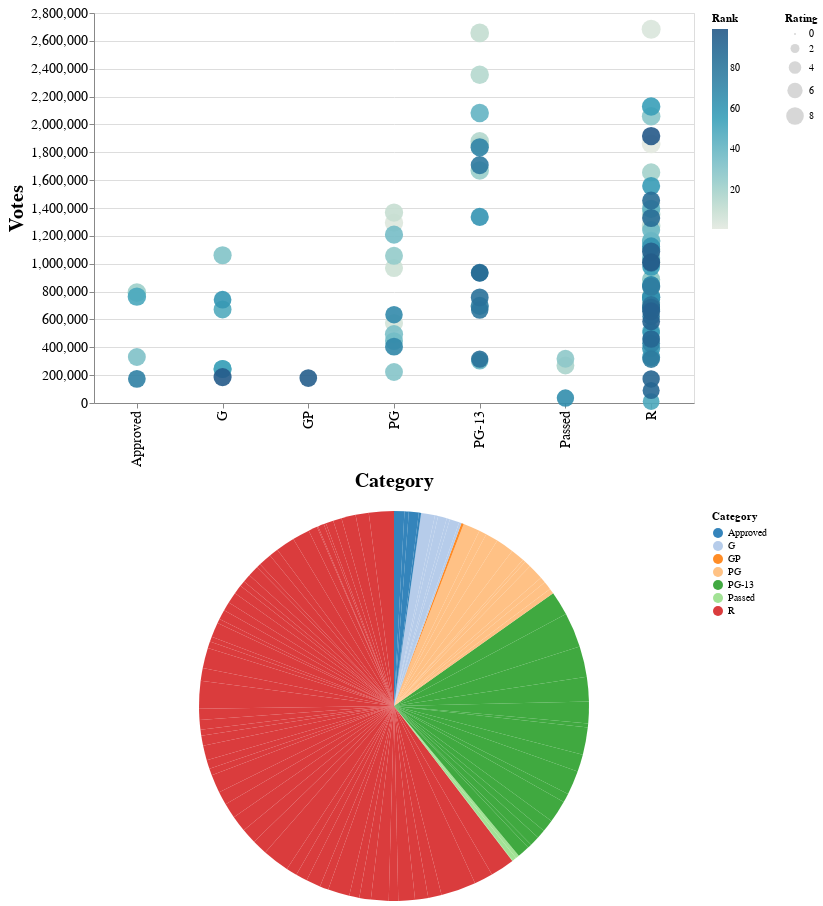

This figure's notebook cell:
### Code cell
# The information we want to display on tooltips
tooltip_cols = ['Movie Name', 'Rank', 'Category', 'Rating', 'Votes', 'Year']

# The selection mechanisms on the graphs
brush = alt.selection(type='interval', resolve='global')
# single = alt.selection_single()

# The graph opacity condition for local selection (brush and click)
# opacity = alt.condition(brush | single, alt.value(0.9), alt.value(0.1))
opacity = alt.condition(brush, alt.value(0.9), alt.value(0.05))

# The chart for scatter plot of the ratings of the movies and their gross_total
points = alt.Chart(movies).mark_point(filled=True).encode(
    alt.X('Category'),
    alt.Y('Votes'),
    tooltip=tooltip_cols,
    color=alt.condition(
        (alt.datum.Year >= y_min) & (alt.datum.Year <= y_max) &
        (alt.datum.Votes >= v_min) & (alt.datum.Votes <= v_max),
        alt.Color('Rank:Q',
             scale=alt.Scale(scheme='lighttealblue')
         ),
        alt.value('lightgrey')
    ),
    size='Rating:Q',
    opacity=opacity
).add_selection(
    brush,
#     single
).properties(
    width=chart_width,
    height=chart_height.value
)

filter_present = (selected_years.value[1] - selected_years.value[0] > 0) and \
                (selected_votes.value[1] - selected_votes.value[0] > 0) 
if filter_present:
    # Filtered chart for movies with stacked vote counts
    pie = alt.Chart(filtered_movies).mark_arc().encode(
        color=alt.Color('Category', scale=alt.Scale(scheme="category20")),
        theta='sum(Votes)',
        tooltip=tooltip_cols,
        opacity=opacity,
#     ).add_selection(
#         brush,
#     #     single
    ).properties(
        width=chart_width,
        height=chart_height.value
    )
    

# Vertically stack the two charts
final = (points & pie) if filter_present else points
final.configure_axis(
    labelFontSize=14,
    titleFontSize=20,
)

### Figure 1 — Vega-Lite specification as saved in the notebook (floating-point values rounded to 4 significant figures)
{"config": {"view": {"continuousWidth": 400, "continuousHeight": 300}, "axis": {"labelFontSize": 14, "titleFontSize": 20}}, "vconcat": [{"data": {"name": "data-e0e65865c4e5302063f5fb9271d6e1d8"}, "mark": {"type": "point", "filled": true}, "encoding": {"color": {"condition": {"field": "Rank", "scale": {"scheme": "lighttealblue"}, "type": "quantitative", "test": "((((datum.Year >= 1931) && (datum.Year <= 2015)) && (datum.Votes >= 10000)) && (datum.Votes <= 2684000))"}, "value": "lightgrey"}, "opacity": {"condition": {"value": 0.9, "selection": "selector001"}, "value": 0.05}, "size": {"field": "Rating", "type": "quantitative"}, "tooltip": [{"field": "Movie Name", "type": "nominal"}, {"field": "Rank", "type": "quantitative"}, {"field": "Category", "type": "nominal"}, {"field": "Rating", "type": "quantitative"}, {"field": "Votes", "type": "quantitative"}, {"field": "Year", "type": "quantitative"}], "x": {"field": "Category", "type": "nominal"}, "y": {"field": "Votes", "type": "quantitative"}}, "height": 390, "selection": {"selector001": {"type": "interval", "resolve": "global"}}, "width": 600}, {"data": {"name": "data-e0e65865c4e5302063f5fb9271d6e1d8"}, "mark": "arc", "encoding": {"color": {"field": "Category", "scale": {"scheme": "category20"}, "type": "nominal"}, "opacity": {"condition": {"value": 0.9, "selection": "selector001"}, "value": 0.05}, "theta": {"aggregate": "sum", "field": "Votes", "type": "quantitative"}, "tooltip": [{"field": "Movie Name", "type": "nominal"}, {"field": "Rank", "type": "quantitative"}, {"field": "Category", "type": "nominal"}, {"field": "Rating", "type": "quantitative"}, {"field": "Votes", "type": "quantitative"}, {"field": "Year", "type": "quantitative"}]}, "height": 390, "width": 600}], "$schema": "https://vega.github.io/schema/vega-lite/v4.17.0.json", "datasets": {"data-e0e65865c4e5302063f5fb9271d6e1d8": [{"Rank": 1, "Movie Name": "The Godfather", "Category": "R", "Rating": 9.2, "Year": 1972, "Votes": 1860471}, {"Rank": 2, "Movie Name": "The Silence of the Lambs", "Category": "R", "Rating": 8.6, "Year": 1991, "Votes": 1435344}, {"Rank": 3, "Movie Name": "Star Wars: Episode V - The Empire Strikes Back", "Category": "PG", "Rating": 8.7, "Year": 1980, "Votes": 1294805}, {"Rank": 4, "Movie Name": "The Shawshank Redemption", "Category": "R", "Rating": 9.3, "Year": 1994, "Votes": 2683302}, {"Rank": 5, "Movie Name": "The Shining", "Category": "R", "Rating": 8.4, "Year": 1980, "Votes": 1025560}, {"Rank": 6, "Movie Name": "Casablanca", "Category": "PG", "Rating": 8.5, "Year": 1942, "Votes": 574092}, {"Rank": 7, "Movie Name": "One Flew Over the Cuckoo's Nest", "Category": "R", "Rating": 8.7, "Year": 1975, "Votes": 1010102}, {"Rank": 8, "Movie Name": "Indiana Jones and the Raiders of the Lost Ark", "Category": "PG", "Rating": 8.4, "Year": 1981, "Votes": 969143}, {"Rank": 9, "Movie Name": "The Lord of the Rings: The Return of the King", "Category": "PG-13", "Rating": 9.0, "Year": 2003, "Votes": 1849082}, {"Rank": 10, "Movie Name": "Star Wars: Episode IV - A New Hope", "Category": "PG", "Rating": 8.6, "Year": 1977, "Votes": 1367430}, {"Rank": 11, "Movie Name": "The Dark Knight", "Category": "PG-13", "Rating": 9.0, "Year": 2008, "Votes": 2656768}, {"Rank": 12, "Movie Name": "The Godfather: Part II", "Category": "R", "Rating": 9.0, "Year": 1974, "Votes": 1273349}, {"Rank": 13, "Movie Name": "Aliens", "Category": "R", "Rating": 8.4, "Year": 1986, "Votes": 720623}, {"Rank": 14, "Movie Name": "Schindler's List", "Category": "R", "Rating": 9.0, "Year": 1993, "Votes": 1357621}, {"Rank": 15, "Movie Name": "Inception", "Category": "PG-13", "Rating": 8.8, "Year": 2010, "Votes": 2356293}, {"Rank": 16, "Movie Name": "The Lord of the Rings: The Fellowship of the Ring", "Category": "PG-13", "Rating": 8.8, "Year": 2001, "Votes": 1878557}, {"Rank": 17, "Movie Name": "Alien", "Category": "R", "Rating": 8.5, "Year": 1979, "Votes": 885635}, {"Rank": 18, "Movie Name": "Some Like It Hot", "Category": "Passed", "Rating": 8.2, "Year": 1959, "Votes": 269346}, {"Rank": 19, "Movie Name": "Blade Runner", "Category": "R", "Rating": 8.1, "Year": 1982, "Votes": 773425}, {"Rank": 20, "Movie Name": "Se7en", "Category": "R", "Rating": 8.6, "Year": 1995, "Votes": 1655745}, {"Rank": 21, "Movie Name": "Apocalypse Now", "Category": "R", "Rating": 8.5, "Year": 1979, "Votes": 669994}, {"Rank": 22, "Movie Name": "12 Angry Men", "Category": "Approved", "Rating": 9.0, "Year": 1957, "Votes": 792729}, {"Rank": 23, "Movie Name": "The Lord of the Rings: The Two Towers", "Category": "PG-13", "Rating": 8.8, "Year": 2002, "Votes": 1669715}, {"Rank": 24, "Movie Name": "Terminator 2: Judgment Day", "Category": "R", "Rating": 8.6, "Year": 1991, "Votes": 1101850}, {"Rank": 25, "Movie Name": "Star Wars: Episode VI - Return of the Jedi", "Category": "PG", "Rating": 8.3, "Year": 1983, "Votes": 1056750}, {"Rank": 26, "Movie Name": "Die Hard", "Category": "R", "Rating": 8.2, "Year": 1988, "Votes": 887967}, {"Rank": 27, "Movie Name": "Gone with the Wind", "Category": "Passed", "Rating": 8.2, "Year": 1939, "Votes": 317621}, {"Rank": 28, "Movie Name": "Taxi Driver", "Category": "R", "Rating": 8.2, "Year": 1976, "Votes": 836871}, {"Rank": 29, "Movie Name": "Pulp Fiction", "Category": "R", "Rating": 8.9, "Year": 1994, "Votes": 2058574}, {"Rank": 30, "Movie Name": "The Bridge on the River Kwai", "Category": "PG", "Rating": 8.2, "Year": 1957, "Votes": 222540}, {"Rank": 31, "Movie Name": "The Lion King", "Category": "G", "Rating": 8.5, "Year": 1994, "Votes": 1060900}, {"Rank": 32, "Movie Name": "North by Northwest", "Category": "Approved", "Rating": 8.3, "Year": 1959, "Votes": 330232}, {"Rank": 33, "Movie Name": "Rear Window", "Category": "PG", "Rating": 8.5, "Year": 1954, "Votes": 493926}, {"Rank": 34, "Movie Name": "Léon: The Professional", "Category": "R", "Rating": 8.5, "Year": 1994, "Votes": 1164087}, {"Rank": 35, "Movie Name": "Back to the Future", "Category": "PG", "Rating": 8.5, "Year": 1985, "Votes": 1208582}, {"Rank": 36, "Movie Name": "Citizen Kane", "Category": "PG", "Rating": 8.3, "Year": 1941, "Votes": 444359}, {"Rank": 37, "Movie Name": "Goodfellas", "Category": "R", "Rating": 8.7, "Year": 1990, "Votes": 1164128}, {"Rank": 38, "Movie Name": "Memento", "Category": "R", "Rating": 8.4, "Year": 2000, "Votes": 1241252}, {"Rank": 39, "Movie Name": "American Beauty", "Category": "R", "Rating": 8.4, "Year": 1999, "Votes": 1157536}, {"Rank": 40, "Movie Name": "As Good as It Gets", "Category": "PG-13", "Rating": 7.7, "Year": 1997, "Votes": 301756}, {"Rank": 41, "Movie Name": "Forrest Gump", "Category": "PG-13", "Rating": 8.8, "Year": 1994, "Votes": 2082477}, {"Rank": 42, "Movie Name": "Singin' in the Rain", "Category": "G", "Rating": 8.3, "Year": 1952, "Votes": 244548}, {"Rank": 43, "Movie Name": "Braveheart", "Category": "R", "Rating": 8.4, "Year": 1995, "Votes": 1040416}, {"Rank": 44, "Movie Name": "Saving Private Ryan", "Category": "R", "Rating": 8.6, "Year": 1998, "Votes": 1394262}, {"Rank": 45, "Movie Name": "Rain Man", "Category": "R", "Rating": 8.0, "Year": 1988, "Votes": 517528}, {"Rank": 46, "Movie Name": "The King's Speech", "Category": "R", "Rating": 8.0, "Year": 2010, "Votes": 683379}, {"Rank": 47, "Movie Name": "2001: A Space Odyssey", "Category": "G", "Rating": 8.3, "Year": 1968, "Votes": 671980}, {"Rank": 48, "Movie Name": "Kill Bill: Vol. 1", "Category": "R", "Rating": 8.2, "Year": 2003, "Votes": 1119120}, {"Rank": 49, "Movie Name": "Avanti!", "Category": "R", "Rating": 7.2, "Year": 1972, "Votes": 10748}, {"Rank": 50, "Movie Name": "The Good, the Bad and the Ugly", "Category": "Approved", "Rating": 8.8, "Year": 1966, "Votes": 763678}, {"Rank": 51, "Movie Name": "Amélie", "Category": "R", "Rating": 8.3, "Year": 2001, "Votes": 759411}, {"Rank": 52, "Movie Name": "Modern Times", "Category": "G", "Rating": 8.5, "Year": 1936, "Votes": 244162}, {"Rank": 53, "Movie Name": "Lost in Translation", "Category": "R", "Rating": 7.7, "Year": 2003, "Votes": 458613}, {"Rank": 54, "Movie Name": "Full Metal Jacket", "Category": "R", "Rating": 8.3, "Year": 1987, "Votes": 745546}, {"Rank": 55, "Movie Name": "Requiem for a Dream", "Category": "R", "Rating": 8.3, "Year": 2000, "Votes": 845362}, {"Rank": 56, "Movie Name": "Fight Club", "Category": "R", "Rating": 8.8, "Year": 1999, "Votes": 2128902}, {"Rank": 57, "Movie Name": "No Country for Old Men", "Category": "R", "Rating": 8.2, "Year": 2007, "Votes": 977336}, {"Rank": 58, "Movie Name": "Django Unchained", "Category": "R", "Rating": 8.4, "Year": 2012, "Votes": 1557890}, {"Rank": 59, "Movie Name": "Children of Men", "Category": "R", "Rating": 7.9, "Year": 2006, "Votes": 503642}, {"Rank": 60, "Movie Name": "Ratatouille", "Category": "G", "Rating": 8.1, "Year": 2007, "Votes": 741322}, {"Rank": 61, "Movie Name": "The Lives of Others", "Category": "R", "Rating": 8.4, "Year": 2006, "Votes": 391480}, {"Rank": 62, "Movie Name": "The Prestige", "Category": "PG-13", "Rating": 8.5, "Year": 2006, "Votes": 1336235}, {"Rank": 63, "Movie Name": "V for Vendetta", "Category": "R", "Rating": 8.2, "Year": 2005, "Votes": 1125038}, {"Rank": 64, "Movie Name": "Chinatown", "Category": "R", "Rating": 8.2, "Year": 1974, "Votes": 329110}, {"Rank": 65, "Movie Name": "City of God", "Category": "R", "Rating": 8.6, "Year": 2002, "Votes": 758914}, {"Rank": 66, "Movie Name": "To Have and Have Not", "Category": "Passed", "Rating": 7.8, "Year": 1944, "Votes": 35528}, {"Rank": 67, "Movie Name": "Fargo", "Category": "R", "Rating": 8.1, "Year": 1996, "Votes": 681256}, {"Rank": 68, "Movie Name": "Life of Pi", "Category": "PG", "Rating": 7.9, "Year": 2012, "Votes": 634357}, {"Rank": 69, "Movie Name": "Slumdog Millionaire", "Category": "R", "Rating": 8.0, "Year": 2008, "Votes": 848344}, {"Rank": 70, "Movie Name": "Vertigo", "Category": "PG", "Rating": 8.3, "Year": 1958, "Votes": 404626}, {"Rank": 71, "Movie Name": "Trainspotting", "Category": "R", "Rating": 8.1, "Year": 1996, "Votes": 690138}, {"Rank": 72, "Movie Name": "Interstellar", "Category": "PG-13", "Rating": 8.6, "Year": 2014, "Votes": 1835790}, {"Rank": 73, "Movie Name": "The Thing", "Category": "R", "Rating": 8.2, "Year": 1982, "Votes": 428474}, {"Rank": 74, "Movie Name": "The Third Man", "Category": "Approved", "Rating": 8.1, "Year": 1949, "Votes": 173206}, {"Rank": 75, "Movie Name": "12 Monkeys", "Category": "R", "Rating": 8.0, "Year": 1995, "Votes": 621205}, {"Rank": 76, "Movie Name": "Life Is Beautiful", "Category": "PG-13", "Rating": 8.6, "Year": 1997, "Votes": 697226}, {"Rank": 77, "Movie Name": "The Pianist", "Category": "R", "Rating": 8.5, "Year": 2002, "Votes": 834842}, {"Rank": 78, "Movie Name": "Magnolia", "Category": "R", "Rating": 8.0, "Year": 1999, "Votes": 315037}, {"Rank": 79, "Movie Name": "The Dark Knight Rises", "Category": "PG-13", "Rating": 8.4, "Year": 2012, "Votes": 1708002}, {"Rank": 80, "Movie Name": "Star Wars: Episode VII - The Force Awakens", "Category": "PG-13", "Rating": 7.8, "Year": 2015, "Votes": 933771}, {"Rank": 81, "Movie Name": "The Hobbit: The Desolation of Smaug", "Category": "PG-13", "Rating": 7.8, "Year": 2013, "Votes": 667864}, {"Rank": 82, "Movie Name": "Mad Max: Fury Road", "Category": "R", "Rating": 8.1, "Year": 2015, "Votes": 1006158}, {"Rank": 83, "Movie Name": "12 Years a Slave", "Category": "R", "Rating": 8.1, "Year": 2013, "Votes": 703824}, {"Rank": 84, "Movie Name": "Indiana Jones and the Last Crusade", "Category": "PG-13", "Rating": 8.2, "Year": 1989, "Votes": 758057}, {"Rank": 85, "Movie Name": "O Brother, Where Art Thou?", "Category": "PG-13", "Rating": 7.7, "Year": 2000, "Votes": 315173}, {"Rank": 86, "Movie Name": "Inglourious Basterds", "Category": "R", "Rating": 8.3, "Year": 2009, "Votes": 1453288}, {"Rank": 87, "Movie Name": "The Departed", "Category": "R", "Rating": 8.5, "Year": 2006, "Votes": 1328252}, {"Rank": 88, "Movie Name": "A Beautiful Mind", "Category": "PG-13", "Rating": 8.2, "Year": 2001, "Votes": 935549}, {"Rank": 89, "Movie Name": "District 9", "Category": "R", "Rating": 7.9, "Year": 2009, "Votes": 685403}, {"Rank": 90, "Movie Name": "The Piano", "Category": "R", "Rating": 7.5, "Year": 1993, "Votes": 89819}, {"Rank": 91, "Movie Name": "Mystic River", "Category": "R", "Rating": 7.9, "Year": 2003, "Votes": 459918}, {"Rank": 92, "Movie Name": "The Insider", "Category": "R", "Rating": 7.8, "Year": 1999, "Votes": 172759}, {"Rank": 93, "Movie Name": "L.A. Confidential", "Category": "R", "Rating": 8.2, "Year": 1997, "Votes": 585555}, {"Rank": 94, "Movie Name": "Heat", "Category": "R", "Rating": 8.3, "Year": 1995, "Votes": 658033}, {"Rank": 95, "Movie Name": "The Usual Suspects", "Category": "R", "Rating": 8.5, "Year": 1995, "Votes": 1087832}, {"Rank": 96, "Movie Name": "Cool Hand Luke", "Category": "GP", "Rating": 8.1, "Year": 1967, "Votes": 178888}, {"Rank": 97, "Movie Name": "Eternal Sunshine of the Spotless Mind", "Category": "R", "Rating": 8.3, "Year": 2004, "Votes": 1011004}, {"Rank": 98, "Movie Name": "City Lights", "Category": "G", "Rating": 8.5, "Year": 1931, "Votes": 186059}, {"Rank": 99, "Movie Name": "The Matrix", "Category": "R", "Rating": 8.7, "Year": 1999, "Votes": 1916083}]}}
